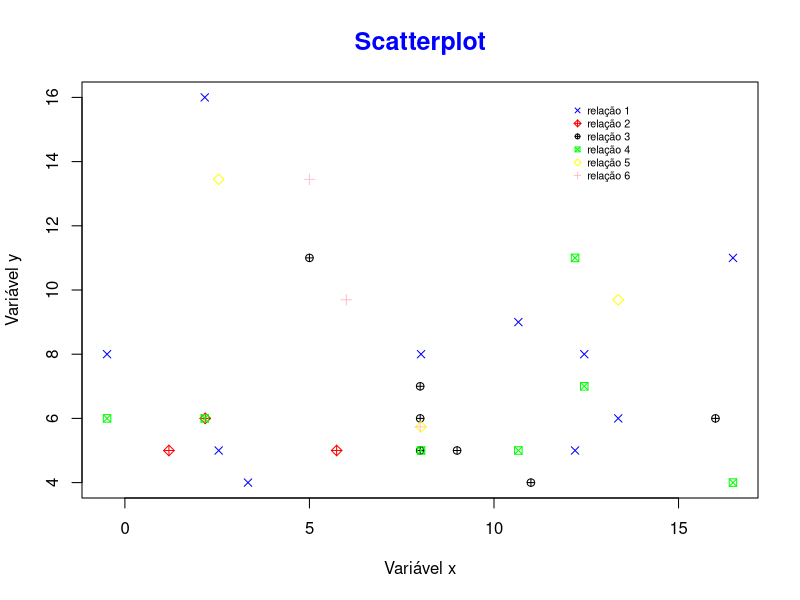

Source code (R):
# Introdução à Linguagem R

setwd('C:/Users/Thiago/Desktop/PosGraduacaoPUC/IntroducaoLinguagemR/Scripts')
getwd()

# ScatterPlots - gráfico de dispersão

# Mostra a relação entre duas variáveis
# Variável dependente x Variável independente
# Peso x Altura
# Numero de quartos x preço do imovel

# Vamos construir alguns dados

# Fixando a semente (pra sair o mesmo número e não randomico)
set.seed(24)

# gerando dados randomicos

x = rnorm(10, 8, 10)
y = rpois(10, 10)
z = rnorm(10, 6, 7)
t = rpois(10, 5)

# criando o scatterplot

plot(x, y, col='blue', pch=4, main = 'Scatterplot', col.main='blue', cex.main=1.5,
     xlab = 'Variável x', ylab = 'Variável y')


# Adicionando dados ao gráfico já consttruido

points(z, t, col = 'red', pch = 9)

# Posso acrescentar outra relação com uma variável já usada

points(y, t, col='black', pch = 10)

points(x, t, col='green', pch=7)
points(x, z, col='yellow', pch=5)
points(y, z, col='pink', pch=3)


# Com isso criamos um multi scatterplot!!

# Multiplicas relações

# Vamos adicionar uma legenda

legend(12, 16, legend = c('relação 1', 'relação 2', 'relação 3', 'relação 4', 'relação 5', 'relação 6'), col = c('blue', 'red', 'black', 'green', 'yellow', 'pink'), pch=c(4, 9, 10, 7, 5, 3), cex = 0.65, bty = 'n')
